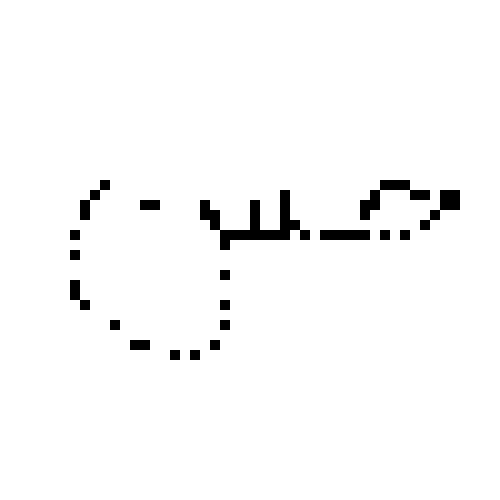
#> input picture vision/SVGimg.png, 1000 x 1000 px, given in place of latest.png, which was not available (shown at 1/2 size)
$ python track_and_drive.py
#> lines starting #> are read from the running program, lines starting #| are printed output that depends on the picture; after the words box and inside, x2 and y2 are one past the last pixel; in counts of white or black regions, pixels touching at a corner belong together; pictures that were not available may be replaced by others from this repository, and a replacement may not be noted
import base64
import json
import time

import cv2
import numpy as np
import websocket

# ============================================================
#  CONFIG
# ============================================================
WS_URL = "ws://172.24.21.89:3001"
PNG_PATH = "/Users/hassanuahmad/Desktop/sketch-bot/public/sketches/latest.png"
PING_INTERVAL_S = 5
STREAM_FPS = 8
STREAM_WIDTH = 640
STREAM_JPEG_QUALITY = 70

# Command timing and thresholds (image pixels)
CMD_INTERVAL_MS = 150
X_TURN_THRESHOLD = 14
Y_MOVE_THRESHOLD = 14
MOVE_MS = 140
TURN_MS = 120

# Movement command names (must match firmware)
CMD_TURN_LEFT = "left"
CMD_TURN_RIGHT = "right"
CMD_FORWARD = "forward"
CMD_BACK = "backward"

# Interpret camera axes: assume forward = toward smaller y (up in image)
FORWARD_IS_NEGATIVE_Y = True

# ============================================================
#  KALMAN FILTER SETUP
# ============================================================


def create_kalman():
    kf = cv2.KalmanFilter(4, 2)
    kf.transitionMatrix = np.array(
        [[1, 0, 1, 0], [0, 1, 0, 1], [0, 0, 1, 0], [0, 0, 0, 1]], np.float32
    )

    kf.measurementMatrix = np.array([[1, 0, 0, 0], [0, 1, 0, 0]], np.float32)

    kf.processNoiseCov = np.eye(4, dtype=np.float32) * 0.03
    kf.measurementNoiseCov = np.eye(2, dtype=np.float32) * 0.5
    return kf


# ============================================================
#  PNG OVERLAY (ALPHA BLENDING)
# ============================================================


# [25 lines left out: function overlay_image_alpha, not called in this run]


# ============================================================
#  WHITE CANVAS DETECTION
# ============================================================


def detect_white_canvas(frame):
    gray = cv2.cvtColor(frame, cv2.COLOR_BGR2GRAY)

    clahe = cv2.createCLAHE(clipLimit=4.0, tileGridSize=(8, 8))
    gray = clahe.apply(gray)

    blurred = cv2.GaussianBlur(gray, (5, 5), 0)
    edges = cv2.Canny(blurred, 40, 120)

    kernel = np.ones((5, 5), np.uint8)
    edges = cv2.dilate(edges, kernel, iterations=2)
    edges = cv2.morphologyEx(edges, cv2.MORPH_CLOSE, kernel)

    contours, _ = cv2.findContours(edges, cv2.RETR_LIST, cv2.CHAIN_APPROX_SIMPLE)

    best_quad = None
    best_score = 0

    for cnt in contours:
        area = cv2.contourArea(cnt)
        if area < 30000:
            continue

        peri = cv2.arcLength(cnt, True)
        approx = cv2.approxPolyDP(cnt, 0.02 * peri, True)

        if len(approx) != 4:
            continue

        x, y, w, h = cv2.boundingRect(approx)
        aspect = w / float(h)
        if not (0.4 < aspect < 2.5):
            continue

        cx = x + w / 2
        cy = y + h / 2
        frame_h, frame_w = frame.shape[:2]
        center_dist = abs(cx - frame_w / 2) + abs(cy - frame_h / 2)

        score = area - center_dist

        if score > best_score:
            best_score = score
            best_quad = approx.reshape(4, 2)

    return best_quad, edges


# ============================================================
#  OVERLAY MASK HELPERS
# ============================================================


# [50 lines left out: functions build_draw_mask, is_draw_pixel, find_nearest_draw_pixel, ws_connect, not called in this run]


def ws_send_cmd(ws, cmd, ms):
    print(f"WS cmd -> {cmd} {ms}ms")
    ws.send(f'{{"type":"cmd","cmd":"{cmd}","ms":{ms}}}')


# ============================================================
#  MAIN PROGRAM
# ============================================================


def main():
    cap = cv2.VideoCapture(0)
    kalman = create_kalman()

    png_overlay = cv2.imread(PNG_PATH, cv2.IMREAD_UNCHANGED)
#> png_overlay is the input picture: shape (1000, 1000, 3); values 17 (black) and 255 (white), 97.5% white; 19 black regions, largest, box (x1, y1, x2, y2) and area: (400, 380, 620, 500) 8400, (720, 360, 860, 440) 3600, (840, 380, 920, 460) 2400
    if png_overlay is None:
        raise RuntimeError(f"Failed to load {PNG_PATH}")

    lower_blue = np.array([85, 50, 40])
    upper_blue = np.array([140, 255, 255])
    MIN_AREA = 300

    ws = None
    last_cmd_ms = 0
    last_ping = 0
    last_ws_attempt = 0
    last_stream_ts = 0.0

    canvas_locked = False
    canvas_poly = None
    prev_gray = None

    while True:
        ret, frame = cap.read()
        if not ret:
            break

        # Blue object detection (raw frame)
        hsv = cv2.cvtColor(frame, cv2.COLOR_BGR2HSV)
#> hsv: shape (1000, 1000, 3); mean H, S, V 0, 0, 249
        mask_blue = cv2.inRange(hsv, lower_blue, upper_blue)
#> mask_blue: shape (1000, 1000); every value is 0
        mask_blue = cv2.morphologyEx(
            mask_blue, cv2.MORPH_OPEN, np.ones((5, 5), np.uint8)
        )
        mask_blue = cv2.dilate(mask_blue, None, iterations=2)

        contours, _ = cv2.findContours(
            mask_blue, cv2.RETR_EXTERNAL, cv2.CHAIN_APPROX_SIMPLE
        )
#> contours = []
        measured = None
        blue_center = None
        x_b = y_b = w_b = h_b = 0

        if contours:
            largest = max(contours, key=cv2.contourArea)
            if cv2.contourArea(largest) > MIN_AREA:
                x_b, y_b, w_b, h_b = cv2.boundingRect(largest)
                cx = x_b + w_b // 2
                cy = y_b + h_b // 2
                blue_center = (cx, cy)

        prediction = kalman.predict()
        px = int(prediction[0, 0])
        py = int(prediction[1, 0])
        cv2.circle(frame, (px, py), 8, (0, 255, 0), 2)
#> frame: shape (1000, 1000, 3); under 0.01% of pixels changed, all inside (x1, y1, x2, y2) = (0, 0, 10, 10)

        # Canvas detection + tracking
        canvas_edges = None
        gray = cv2.cvtColor(frame, cv2.COLOR_BGR2GRAY)

        if not canvas_locked:
            detected_poly, canvas_edges = detect_white_canvas(frame)
#> in detect_white_canvas, `edges = cv2.Canny(blurred, 40, 120)`:
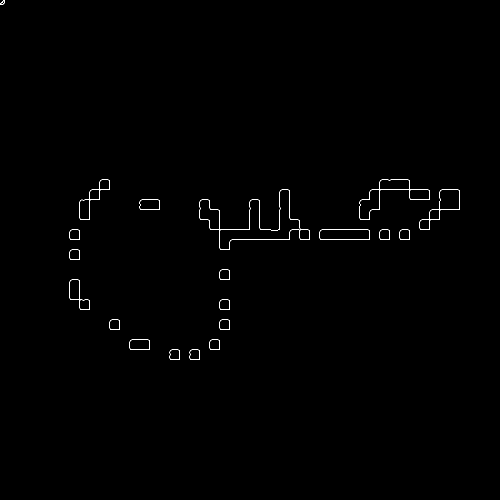
#> edges: shape (1000, 1000) (shown at 1/2 size); 0.35% white in thin lines or dots, all inside (x1, y1, x2, y2) = (0, 0, 920, 720)
#> in detect_white_canvas, `edges = cv2.dilate(edges, kernel, iterations=2)`:
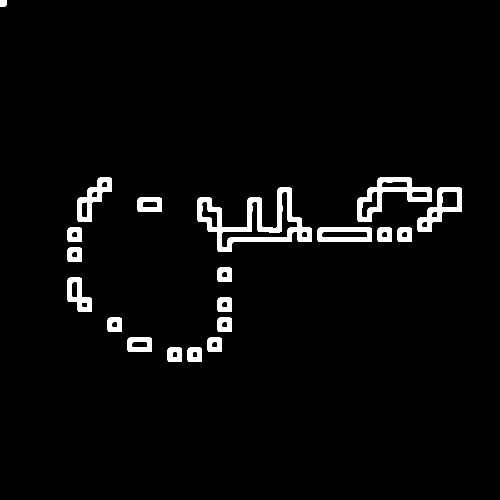
#> edges: shape (1000, 1000) (shown at 1/2 size); 3.2% white; 20 white regions, largest, box (x1, y1, x2, y2) and area: (395, 375, 624, 504) 8525, (715, 355, 864, 444) 4185, (835, 375, 924, 464) 2741
#> in detect_white_canvas, `edges = cv2.morphologyEx(edges, cv2.MORPH_CLOSE, kernel)`: edges: shape (1000, 1000); 3.2% white; 20 white regions
#> in detect_white_canvas, `contours, _ = cv2.findContours(edges, cv2.RETR_LIST, cv2.CHAIN_APPROX_..`: contours = 48 contours; largest, box (x1, y1, x2, y2) and area: (395, 375, 624, 504) 12294, (715, 355, 864, 444) 5576, (835, 375, 924, 464) 3735, (443, 383, 596, 496) 3678, (635, 455, 744, 484) 3013
#> the loop in detect_white_canvas, `for cnt in contours:` made 48 passes
#> area on passes 1 to 12: 125, 125, 773, 773, 131, 371, 773, 1333, 131, 131, 773, 773
#> after the loop in detect_white_canvas, `for cnt in contours:`: best_score = 0

            if detected_poly is not None:
                canvas_poly = detected_poly.astype(np.float32)
                canvas_locked = True
                prev_gray = gray.copy()
        else:
            new_pts, status, _ = cv2.calcOpticalFlowPyrLK(
                prev_gray,
                gray,
                canvas_poly.reshape(-1, 1, 2),
                None,
                winSize=(21, 21),
                maxLevel=3,
                criteria=(
                    cv2.TERM_CRITERIA_EPS | cv2.TERM_CRITERIA_COUNT,
                    30,
                    0.01,
                ),
            )

            if status.sum() == 4:
                canvas_poly = new_pts.reshape(4, 2)
            else:
                canvas_locked = False

            prev_gray = gray.copy()

        canvas_box = None
        draw_mask = None
        desired_pen = None

        if canvas_locked and canvas_poly is not None:
            cv2.polylines(frame, [canvas_poly.astype(int)], True, (0, 255, 0), 2)

            x, y, w, h = cv2.boundingRect(canvas_poly.astype(int))
            canvas_box = (x, y, w, h)

            resized_png = cv2.resize(png_overlay, (w, h))
            overlay_image_alpha(frame, resized_png, x, y)
            draw_mask = build_draw_mask(resized_png)

            # Map robot position to overlay coordinates
            local_x = px - x
            local_y = py - y

            # Decide pen state (visual only; firmware keeps pen down)
            if draw_mask is not None and is_draw_pixel(draw_mask, local_x, local_y):
                desired_pen = "down"
                cv2.circle(frame, (px, py), 10, (255, 255, 255), 2)
            else:
                desired_pen = "up"

            # Only update blue detection if inside canvas
            if blue_center is not None:
                inside = cv2.pointPolygonTest(canvas_poly, blue_center, False) >= 0
                if inside:
                    cx, cy = blue_center
                    measured = np.array([[np.float32(cx)], [np.float32(cy)]])
                    kalman.correct(measured)
                    cv2.rectangle(
                        frame, (x_b, y_b), (x_b + w_b, y_b + h_b), (0, 0, 255), 2
                    )
                    cv2.circle(frame, (cx, cy), 5, (0, 0, 255), -1)

            now = int(time.time() * 1000)
            if now - last_cmd_ms > CMD_INTERVAL_MS:
                # Connect WS if needed
                if ws is None and (time.time() - last_ws_attempt) > 2:
                    last_ws_attempt = time.time()
                    try:
                        ws = ws_connect()
                        print(f"WS connected: {WS_URL}")
                    except Exception as error:
                        print(f"WS connect failed: {error}")
                        ws = None
                if ws is not None:
                    try:
                        # Find a nearby draw pixel to move toward
                        target = find_nearest_draw_pixel(
                            draw_mask, local_x, local_y, radius=30
                        )
                        if target is not None:
                            tx, ty = target
                            dx = tx - local_x
                            dy = ty - local_y
                            cv2.circle(frame, (x + tx, y + ty), 6, (255, 0, 255), 2)

                            if abs(dx) > X_TURN_THRESHOLD:
                                ws_send_cmd(
                                    ws,
                                    CMD_TURN_RIGHT if dx > 0 else CMD_TURN_LEFT,
                                    TURN_MS,
                                )
                            elif abs(dy) > Y_MOVE_THRESHOLD:
                                # forward is negative y in the image
                                forward = dy < 0 if FORWARD_IS_NEGATIVE_Y else dy > 0
                                ws_send_cmd(
                                    ws,
                                    CMD_FORWARD if forward else CMD_BACK,
                                    MOVE_MS,
                                )
                    except Exception:
                        ws = None
                last_cmd_ms = now

        # Ping server periodically to keep connection alive
        if ws is not None and (time.time() - last_ping) > PING_INTERVAL_S:
            try:
                ws.send('{"type":"ping"}')
                last_ping = time.time()
            except Exception:
                ws = None

        # HUD text
        ws_status = "connected" if ws is not None else "disconnected"
        canvas_status = "yes" if canvas_box is not None else "no"
        pen_status = "down" if desired_pen == "down" else "up"
        cv2.putText(
            frame,
            f"WS: {ws_status}",
            (12, 22),
            cv2.FONT_HERSHEY_SIMPLEX,
            0.6,
            (0, 255, 0),
            2,
        )
        cv2.putText(
            frame,
            f"Canvas: {canvas_status}",
            (12, 46),
            cv2.FONT_HERSHEY_SIMPLEX,
            0.6,
            (0, 255, 0),
            2,
        )
        cv2.putText(
            frame,
            f"Pen: {pen_status}",
            (12, 70),
            cv2.FONT_HERSHEY_SIMPLEX,
            0.6,
            (0, 255, 0),
            2,
        )
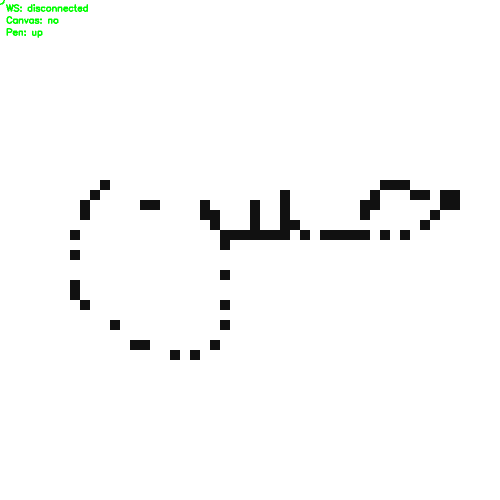
#> frame: shape (1000, 1000, 3) (shown at 1/2 size); mean B, G, R 248.4, 249, 248.4

        # Display
        cv2.imshow("Frame", frame)
        if not canvas_locked and canvas_edges is not None:
            cv2.imshow("Canvas Edges", canvas_edges)
        cv2.imshow("Blue Mask", mask_blue)
        if draw_mask is not None:
            cv2.imshow("Draw Mask", draw_mask * 255)

        # Stream annotated frame to UI (MJPEG over WS)
        if ws is not None and (time.time() - last_stream_ts) > (1 / STREAM_FPS):
            try:
                h, w = frame.shape[:2]
                target_w = min(STREAM_WIDTH, w)
                target_h = int(h * (target_w / w))
                resized = cv2.resize(frame, (target_w, target_h))
                ok, buf = cv2.imencode(
                    ".jpg",
                    resized,
                    [cv2.IMWRITE_JPEG_QUALITY, STREAM_JPEG_QUALITY],
                )
                if ok:
                    payload = {
                        "type": "vision_frame",
                        "format": "jpeg",
                        "data": base64.b64encode(buf).decode("ascii"),
                    }
                    ws.send(json.dumps(payload))
                    last_stream_ts = time.time()
            except Exception:
                ws = None

        if cv2.waitKey(1) & 0xFF == ord("q"):
#> (key q is pressed here)
            break

    cap.release()
    cv2.destroyAllWindows()


if __name__ == "__main__":
    main()
